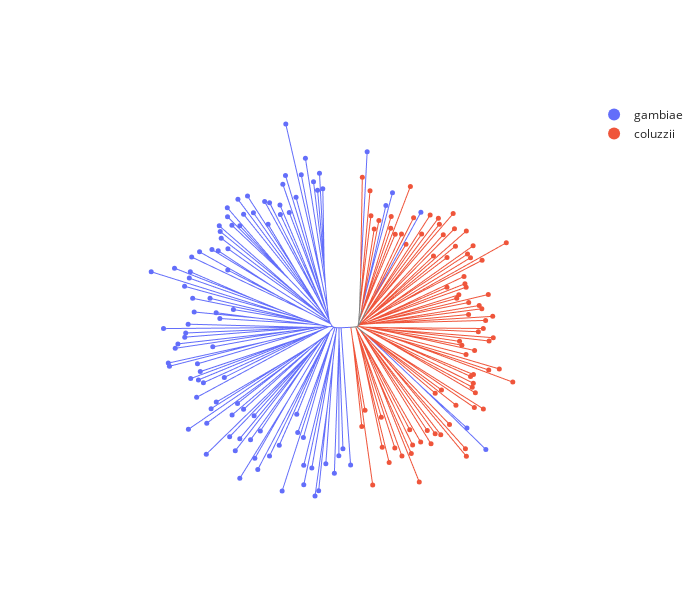

The code cell stored with this chart in its notebook:
### Markdown cell above
The return value `Z` is a numpy array containing an encoding of the resulting tree.

Create an interactive plot to visualise the tree:

### Code cell
anjl.plot(
    Z,
    leaf_data=leaf_data,
    color="taxon",
    hover_name="sample_id",
    hover_data=["country", "location", "year", "month"],
)

### Figure 1 — Plotly figure (JSON) as saved in the notebook; plotly's stock layout.template omitted (floating-point values rounded to 4 significant figures; data arrays with more than 128 entries replaced by an {"elided": "..."} marker saying what was removed)
{"data": [{"hovertemplate": "taxon=gambiae<br>x=%{x}<br>y=%{y}<extra></extra>", "legendgroup": "gambiae", "line": {"color": "#636EFA", "dash": "solid", "width": 1}, "marker": {"symbol": "circle"}, "mode": "lines", "name": "gambiae", "showlegend": false, "type": "scattergl", "x": {"elided": "579 float values"}, "xaxis": "x", "y": {"elided": "579 float values"}, "yaxis": "y"}, {"hovertemplate": "taxon=coluzzii<br>x=%{x}<br>y=%{y}<extra></extra>", "legendgroup": "coluzzii", "line": {"color": "#EF553B", "dash": "solid", "width": 1}, "marker": {"symbol": "circle"}, "mode": "lines", "name": "coluzzii", "showlegend": false, "type": "scattergl", "x": {"elided": "441 float values"}, "xaxis": "x", "y": {"elided": "441 float values"}, "yaxis": "y"}, {"hovertemplate": "taxon=<br>x=%{x}<br>y=%{y}<extra></extra>", "legendgroup": "", "line": {"color": "gray", "dash": "solid", "width": 1}, "marker": {"symbol": "circle"}, "mode": "lines", "name": "", "showlegend": false, "type": "scattergl", "x": [0, 0.07208, null, 0, -0.07208, null, -0.07208, -0.011, null, -0.07208, -0.1521, null, -0.1521, -0.3591, null, -0.3591, 0.2276, null, -0.3591, -0.6296, null, -0.6296, -1.767, null, 0.2276, 1.501, null, 1.501, 1.543, null, 1.543, 2.043, null, -0.011, 0.3913, null, 0.3913, 1.137, null, 1.137, 2.015, null, 2.015, 2.707, null, 0.07208, 0.2691, null, 0.07208, 0.2872, null, 0.2872, 0.6801, null, 0.6801, 0.8081, null, 0.2691, 0.5393, null], "xaxis": "x", "y": [0, 0.3411, null, 0, -0.3411, null, -0.3411, -0.3009, null, -0.3411, -0.4218, null, -0.4218, -0.5381, null, -0.5381, -1.13, null, -0.5381, -0.6127, null, -0.6127, -0.7217, null, -1.13, -2.135, null, -2.135, -2.171, null, -2.171, -2.625, null, -0.3009, 0.3229, null, 0.3229, 1.734, null, 1.734, 3.329, null, 3.329, 4.536, null, 0.3411, 3.174, null, 0.3411, 1.096, null, 1.096, 2.955, null, 2.955, 3.512, null, 3.174, 10.95, null], "yaxis": "y"}, {"customdata": {"elided": "99x4 mixed values"}, "hovertemplate": "<b>%{hovertext}</b><br><br>taxon=gambiae<br>x=%{x}<br>y=%{y}<br>country=%{customdata[0]}<br>location=%{customdata[1]}<br>year=%{customdata[2]}<br>month=%{customdata[3]}<extra></extra>", "hovertext": ["AB0160-Cx", "AB0096-C", "AB0117-C", "AB0241-C", "AB0130-Cx", "AB0217-C", "AB0127-C", "AB0253-C", "AB0198-C", "AB0277-C", "AB0145-C", "AB0271-Cx", "AB0146-Cx", "AB0264-C", "AB0136-Cx", "AB0239-C", "AB0134-C", "AB0176-Cx", "AB0280-Cx", "AB0159-C", "AB0148-Cx", "AB0129-C", "AB0278-C", "AB0144-C", "AB0273-Cx", "AB0143-Cx", "AB0128-C", "AB0261-Cx", "AB0161-C", "AB0131-Cx", "AB0225-C", "AB0118-C", "AB0235-C", "AB0201-Cx", "AB0174-C", "AB0256-C", "AB0252-C", "AB0231-C", "AB0275-C", "AB0202-Cx", "AB0265-C", "AB0255-C", "AB0167-C", "AB0162-C", "AB0244-C", "AB0208-C", "AB0165-C", "AB0133-C", "AB0179-Cx", "AB0147-C", "AB0205-C", "AB0180-Cx", "AB0126-Cx", "AB0238-C", "AB0172-Cx", "AB0085-Cx", "AB0170-C", "AB0119-C", "AB0135-C", "AB0086-Cx", "AB0232-Cx", "AB0197-C", "AB0153-C", "AB0268-C", "AB0206-C", "AB0274-C", "AB0233-C", "AB0164-C", "AB0151-Cx", "AB0272-Cx", "AB0269-Cx", "AB0178-C", "AB0203-C", "AB0177-C", "AB0207-C", "AB0158-Cx", "AB0236-Cx", "AB0211-C", "AB0218-C", "AB0173-C", "AB0166-C", "AB0104-Cx", "AB0200-C", "AB0283-C", "AB0150-Cx", "AB0169-C", "AB0171-Cx", "AB0103-C", "AB0199-C", "AB0260-C", "AB0228-C", "AB0284-C", "AB0155-Cx", "AB0270-C", "AB0116-C", "AB0175-Cx", "AB0251-C", "AB0157-Cx", "AB0281-Cx"], "legendgroup": "gambiae", "marker": {"color": "#636EFA", "size": 5, "symbol": "circle"}, "mode": "markers", "name": "gambiae", "orientation": "v", "showlegend": true, "type": "scatter", "x": [-8.428, -9.215, -9.675, -10.63, -12.56, -13.54, -17.21, -14.78, -17.29, -17.92, -16.39, -18.6, -18.5, -21.07, -22.23, -21.41, -26.3, -24.9, -28.58, -27.23, -31.1, -28.12, -31.05, -30.0, -33.01, -32.79, -32.55, -30.96, -33.26, -34.75, -37.69, -30.99, -39.56, -39.88, -43.64, -40.13, -49.17, -41.24, -35.2, -39.32, -29.65, -33.75, -38.97, -32.86, -40.4, -46.25, -40.98, -41.2, -42.82, -43.46, -34.55, -45.11, -44.84, -38.19, -37.52, -39.8, -37.96, -36.77, -31.81, -38.38, -33.72, -34.95, -40.34, -35.98, -28.68, -29.97, -27.24, -36.09, -30.54, -24.74, -28.13, -29.21, -25.58, -23.26, -28.13, -24.57, -23.86, -21.08, -18.77, -14.61, -14.38, -18.08, -13.03, -12.96, -12.94, -11.03, -10.28, -9.41, -7.708, -5.682, -4.621, -3.65, -1.829, 30.28, 25.79, 14.86, 8.115, 6.551, 2.104], "xaxis": "x", "y": [32.18, 35.84, 31.85, 33.85, 39.4, 35.52, 47.52, 30.15, 35.33, 33.23, 26.55, 28.32, 26.08, 28.86, 29.12, 23.73, 30.43, 26.48, 29.66, 26.1, 27.67, 23.36, 25.52, 23.5, 23.37, 22.05, 20.44, 17.95, 17.45, 17.73, 17.19, 12.87, 15.97, 12.47, 13.32, 10.96, 12.46, 9.022, 6.164, 6.166, 3.497, 2.741, 2.913, 1.366, 0.01626, -1.026, -2.075, -3.062, -4.657, -5.703, -5.361, -9.214, -9.969, -9.4, -11.23, -12.9, -13.21, -13.88, -12.62, -17.36, -18.48, -20.04, -24.94, -23.48, -18.8, -21.53, -20.2, -30.83, -26.69, -21.73, -27.16, -30.02, -27.42, -25.33, -36.56, -31.84, -34.47, -31.28, -28.73, -21.34, -25.72, -39.57, -26.85, -33.49, -38.09, -34.12, -40.74, -39.51, -33.1, -35.34, -31.21, -29.58, -33.43, -29.71, -24.63, 26.6, 31.24, 28.18, 40.97], "yaxis": "y"}, {"customdata": {"elided": "82x4 mixed values"}, "hovertemplate": "<b>%{hovertext}</b><br><br>taxon=coluzzii<br>x=%{x}<br>y=%{y}<br>country=%{customdata[0]}<br>location=%{customdata[1]}<br>year=%{customdata[2]}<br>month=%{customdata[3]}<extra></extra>", "hovertext": ["AB0229-C", "AB0094-Cx", "AB0226-C", "AB0222-C", "AB0188-C", "AB0182-C", "AB0210-C", "AB0110-C", "AB0212-C", "AB0109-C", "AB0266-Cx", "AB0282-Cx", "AB0214-C", "AB0276-C", "AB0191-Cx", "AB0227-Cx", "AB0187-C", "AB0247-C", "AB0230-Cx", "AB0095-Cx", "AB0132-C", "AB0123-C", "AB0114-C", "AB0249-Cx", "AB0196-C", "AB0091-C", "AB0088-C", "AB0216-C", "AB0250-Cx", "AB0089-Cx", "AB0112-C", "AB0111-C", "AB0267-C", "AB0234-C", "AB0263-C", "AB0183-C", "AB0193-C", "AB0138-Cx", "AB0124-C", "AB0186-C", "AB0092-C", "AB0240-C", "AB0213-C", "AB0262-Cx", "AB0248-C", "AB0137-Cx", "AB0243-C", "AB0185-Cx", "AB0113-C", "AB0099-Cx", "AB0192-C", "AB0090-C", "AB0242-C", "AB0101-C", "AB0237-C", "AB0115-C", "AB0142-C", "AB0122-C", "AB0098-Cx", "AB0259-Cx", "AB0189-C", "AB0190-C", "AB0100-C", "AB0246-C", "AB0215-C", "AB0181-C", "AB0087-C", "AB0221-C", "AB0258-Cx", "AB0184-C", "AB0223-C", "AB0209-C", "AB0224-C", "AB0194-C", "AB0121-C", "AB0219-Cx", "AB0097-Cx", "AB0257-C", "AB0139-C", "AB0204-C", "AB0140-C", "AB0279-C"], "legendgroup": "coluzzii", "marker": {"color": "#EF553B", "size": 5, "symbol": "circle"}, "mode": "markers", "name": "coluzzii", "orientation": "v", "showlegend": true, "type": "scatter", "x": [0.8326, 3.416, 1.597, 5.679, 7.329, 5.456, 8.672, 10.36, 14.48, 12.58, 12.89, 12.21, 14.8, 17.27, 16.38, 18.25, 19.57, 25.66, 25.44, 21.65, 18.25, 23.18, 19.74, 27.55, 29.69, 27.79, 27.04, 27.3, 26.65, 27.34, 36.68, 30.97, 33.48, 25.58, 27.61, 24.59, 24.04, 31.05, 32.04, 28.5, 29.68, 30.22, 31.91, 26.18, 29.33, 28.7, 26.21, 30.87, 23.37, 23.87, 25.6, 25.32, 21.05, 25.1, 29.39, 35.14, 26.64, 25.93, 27.25, 21.06, 23.06, 25.65, 17.85, 22.84, 20.17, 22.52, 19.25, 19.01, 15.04, 17.06, 11.32, 13.13, 10.25, 8.763, 12.37, 7.705, 7.808, 4.887, 3.78, 3.0, 2.782, 0.9548], "xaxis": "x", "y": [-24.29, -38.14, -20.44, -29.2, -32.82, -22.05, -29.36, -31.3, -37.44, -30.65, -28.68, -25.05, -27.95, -28.39, -25.22, -25.99, -26.22, -31.35, -29.54, -23.78, -16.36, -19.21, -15.59, -19.78, -20.1, -16.28, -14.92, -13.98, -12.38, -11.94, -13.73, -10.86, -10.61, -7.198, -6.231, -4.964, -4.058, -3.972, -3.195, -1.775, -1.008, 0.907, 1.884, 2.319, 3.685, 4.452, 5.173, 7.071, 6.158, 6.993, 8.802, 9.605, 8.78, 11.36, 15.19, 19.36, 15.81, 16.66, 18.62, 15.86, 18.55, 22.15, 16.21, 22.69, 21.26, 26.27, 23.73, 25.18, 21.41, 25.92, 18.97, 25.28, 21.41, 21.37, 32.72, 22.8, 25.6, 24.62, 22.64, 25.79, 31.72, 34.89], "yaxis": "y"}], "layout": {"height": 600, "legend": {"itemsizing": "constant", "tracegroupgap": 0}, "width": 700, "xaxis": {"mirror": false, "showgrid": false, "showline": false, "showticklabels": false, "ticks": "", "title": {}}, "yaxis": {"mirror": false, "scaleanchor": "x", "scaleratio": 1, "showgrid": false, "showline": false, "showticklabels": false, "ticks": "", "title": {}}}}
